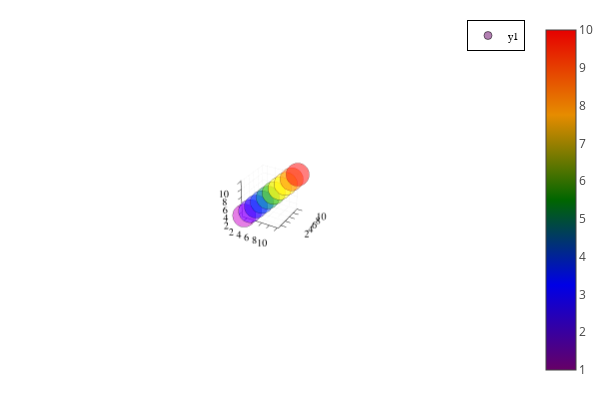

The code cell stored with this chart in its notebook:
### Code cell
using Plots,IterativeSolvers
plotlyjs()
scatter(1:10,1:10,1:10,marker_z=1:10,seriescolor=:darkrainbow,alpha=0.5)

### Figure 1 — Plotly figure (JSON) as saved in the notebook; plotly's stock layout.template omitted (floating-point values rounded to 4 significant figures)
{"data": [{"colorbar": {"title": {"text": ""}}, "legendgroup": "y1", "marker": {"color": "rgba(102, 0, 102, 0.500)", "line": {"color": "rgba(0, 0, 0, 0.5)", "width": 1}, "size": 8, "symbol": "circle"}, "mode": "markers", "name": "y1", "scene": "scene", "showlegend": true, "type": "scatter3d", "x": [1], "xaxis": "x", "y": [1], "yaxis": "y", "z": [1], "zaxis": "z", "zmax": 10, "zmin": 1}, {"colorbar": {"title": {"text": ""}}, "legendgroup": "y1", "marker": {"color": "rgba(57, 0, 159, 0.500)", "line": {"color": "rgba(0, 0, 0, 0.5)", "width": 1}, "size": 8, "symbol": "circle"}, "mode": "markers", "name": "y1", "scene": "scene", "showlegend": false, "type": "scatter3d", "x": [2], "xaxis": "x", "y": [2], "yaxis": "y", "z": [2], "zaxis": "z", "zmax": 10, "zmin": 1}, {"colorbar": {"title": {"text": ""}}, "legendgroup": "y1", "marker": {"color": "rgba(11, 0, 215, 0.500)", "line": {"color": "rgba(0, 0, 0, 0.5)", "width": 1}, "size": 8, "symbol": "circle"}, "mode": "markers", "name": "y1", "scene": "scene", "showlegend": false, "type": "scatter3d", "x": [3], "xaxis": "x", "y": [3], "yaxis": "y", "z": [3], "zaxis": "z", "zmax": 10, "zmin": 1}, {"colorbar": {"title": {"text": ""}}, "legendgroup": "y1", "marker": {"color": "rgba(0, 34, 153, 0.500)", "line": {"color": "rgba(0, 0, 0, 0.5)", "width": 1}, "size": 8, "symbol": "circle"}, "mode": "markers", "name": "y1", "scene": "scene", "showlegend": false, "type": "scatter3d", "x": [4], "xaxis": "x", "y": [4], "yaxis": "y", "z": [4], "zaxis": "z", "zmax": 10, "zmin": 1}, {"colorbar": {"title": {"text": ""}}, "legendgroup": "y1", "marker": {"color": "rgba(0, 80, 51, 0.500)", "line": {"color": "rgba(0, 0, 0, 0.5)", "width": 1}, "size": 8, "symbol": "circle"}, "mode": "markers", "name": "y1", "scene": "scene", "showlegend": false, "type": "scatter3d", "x": [5], "xaxis": "x", "y": [5], "yaxis": "y", "z": [5], "zaxis": "z", "zmax": 10, "zmin": 1}, {"colorbar": {"title": {"text": ""}}, "legendgroup": "y1", "marker": {"color": "rgba(51, 111, 0, 0.500)", "line": {"color": "rgba(0, 0, 0, 0.5)", "width": 1}, "size": 8, "symbol": "circle"}, "mode": "markers", "name": "y1", "scene": "scene", "showlegend": false, "type": "scatter3d", "x": [6], "xaxis": "x", "y": [6], "yaxis": "y", "z": [6], "zaxis": "z", "zmax": 10, "zmin": 1}, {"colorbar": {"title": {"text": ""}}, "legendgroup": "y1", "marker": {"color": "rgba(153, 127, 0, 0.500)", "line": {"color": "rgba(0, 0, 0, 0.5)", "width": 1}, "size": 8, "symbol": "circle"}, "mode": "markers", "name": "y1", "scene": "scene", "showlegend": false, "type": "scatter3d", "x": [7], "xaxis": "x", "y": [7], "yaxis": "y", "z": [7], "zaxis": "z", "zmax": 10, "zmin": 1}, {"colorbar": {"title": {"text": ""}}, "legendgroup": "y1", "marker": {"color": "rgba(230, 124, 0, 0.500)", "line": {"color": "rgba(0, 0, 0, 0.5)", "width": 1}, "size": 8, "symbol": "circle"}, "mode": "markers", "name": "y1", "scene": "scene", "showlegend": false, "type": "scatter3d", "x": [8], "xaxis": "x", "y": [8], "yaxis": "y", "z": [8], "zaxis": "z", "zmax": 10, "zmin": 1}, {"colorbar": {"title": {"text": ""}}, "legendgroup": "y1", "marker": {"color": "rgba(230, 62, 0, 0.500)", "line": {"color": "rgba(0, 0, 0, 0.5)", "width": 1}, "size": 8, "symbol": "circle"}, "mode": "markers", "name": "y1", "scene": "scene", "showlegend": false, "type": "scatter3d", "x": [9], "xaxis": "x", "y": [9], "yaxis": "y", "z": [9], "zaxis": "z", "zmax": 10, "zmin": 1}, {"colorbar": {"title": {"text": ""}}, "legendgroup": "y1", "marker": {"color": "rgba(230, 0, 0, 0.500)", "line": {"color": "rgba(0, 0, 0, 0.5)", "width": 1}, "size": 8, "symbol": "circle"}, "mode": "markers", "name": "y1", "scene": "scene", "showlegend": false, "type": "scatter3d", "x": [10], "xaxis": "x", "y": [10], "yaxis": "y", "z": [10], "zaxis": "z", "zmax": 10, "zmin": 1}, {"colorbar": {"title": {"text": ""}}, "hoverinfo": "none", "marker": {"cmax": 10, "cmin": 1, "color": [0.5], "colorscale": [[0, "rgba(102, 0, 102, 1.000)"], [0.25, "rgba(0, 0, 230, 1.000)"], [0.5, "rgba(0, 102, 0, 1.000)"], [0.75, "rgba(230, 140, 0, 1.000)"], [1, "rgba(230, 0, 0, 1.000)"]], "opacity": 1e-10, "showscale": true, "size": 1e-10}, "mode": "markers", "name": "y1", "scene": "scene", "showlegend": false, "type": "scatter3d", "x": [1], "xaxis": "x", "y": [1], "yaxis": "y", "z": [1], "zaxis": "z", "zmax": 10, "zmin": 1}], "layout": {"annotations": [], "height": 400, "legend": {"bgcolor": "rgba(255, 255, 255, 1.000)", "bordercolor": "rgba(0, 0, 0, 1)", "borderwidth": 1, "font": {"color": "rgba(0, 0, 0, 1)", "family": "sans-serif", "size": 11}, "title": {"font": {"color": "rgba(0, 0, 0, 1)", "family": "sans-serif", "size": 15}, "text": ""}, "tracegroupgap": 0, "traceorder": "normal", "x": 1, "xanchor": "auto", "y": 1, "yanchor": "auto"}, "margin": {"b": 20, "l": 0, "r": 0, "t": 20}, "paper_bgcolor": "rgba(255, 255, 255, 1.000)", "plot_bgcolor": "rgba(255, 255, 255, 1.000)", "scene": {"aspectmode": "auto", "aspectratio": {"x": 1.0, "y": 1.0, "z": 1.0}, "camera": {"center": {"x": 0, "y": 0, "z": 0}, "eye": {"x": 4.328, "y": -7.496, "z": 4.997}, "projection": {"type": "perspective"}, "up": {"x": 0, "y": 0, "z": 1}}, "domain": {"x": [0.03619, 0.9934], "y": [0.03762, 0.9902]}, "xaxis": {"gridcolor": "rgba(0, 0, 0, 0.1)", "gridwidth": 0.5, "linecolor": "rgba(0, 0, 0, 1)", "mirror": false, "range": [0.73, 10.27], "showgrid": true, "showline": true, "showticklabels": true, "tickangle": 0, "tickcolor": "rgb(0, 0, 0)", "tickfont": {"color": "rgba(0, 0, 0, 1)", "family": "sans-serif", "size": 11}, "tickmode": "array", "ticks": "inside", "ticktext": ["2", "4", "6", "8", "10"], "tickvals": [2, 4, 6, 8, 10], "title": {"font": {"color": "rgba(0, 0, 0, 1)", "family": "sans-serif", "size": 15}, "text": ""}, "type": "linear", "visible": true, "zeroline": false, "zerolinecolor": "rgba(0, 0, 0, 1)"}, "yaxis": {"gridcolor": "rgba(0, 0, 0, 0.1)", "gridwidth": 0.5, "linecolor": "rgba(0, 0, 0, 1)", "mirror": false, "range": [0.73, 10.27], "showgrid": true, "showline": true, "showticklabels": true, "tickangle": 0, "tickcolor": "rgb(0, 0, 0)", "tickfont": {"color": "rgba(0, 0, 0, 1)", "family": "sans-serif", "size": 11}, "tickmode": "array", "ticks": "inside", "ticktext": ["2", "4", "6", "8", "10"], "tickvals": [2, 4, 6, 8, 10], "title": {"font": {"color": "rgba(0, 0, 0, 1)", "family": "sans-serif", "size": 15}, "text": ""}, "type": "linear", "visible": true, "zeroline": false, "zerolinecolor": "rgba(0, 0, 0, 1)"}, "zaxis": {"gridcolor": "rgba(0, 0, 0, 0.1)", "gridwidth": 0.5, "linecolor": "rgba(0, 0, 0, 1)", "mirror": false, "range": [0.73, 10.27], "showgrid": true, "showline": true, "showticklabels": true, "tickangle": 0, "tickcolor": "rgb(0, 0, 0)", "tickfont": {"color": "rgba(0, 0, 0, 1)", "family": "sans-serif", "size": 11}, "tickmode": "array", "ticks": "inside", "ticktext": ["2", "4", "6", "8", "10"], "tickvals": [2, 4, 6, 8, 10], "title": {"font": {"color": "rgba(0, 0, 0, 1)", "family": "sans-serif", "size": 15}, "text": ""}, "type": "linear", "visible": true, "zeroline": false, "zerolinecolor": "rgba(0, 0, 0, 1)"}}, "showlegend": true, "width": 600}}
